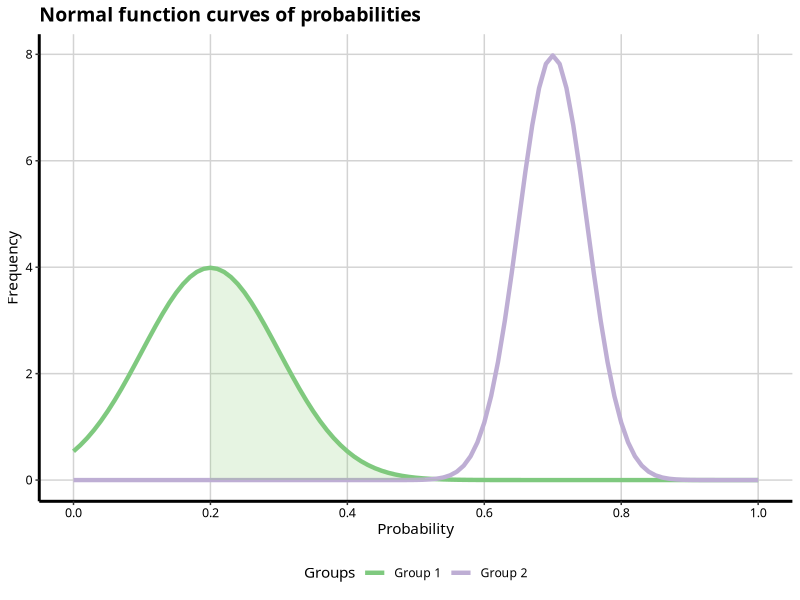
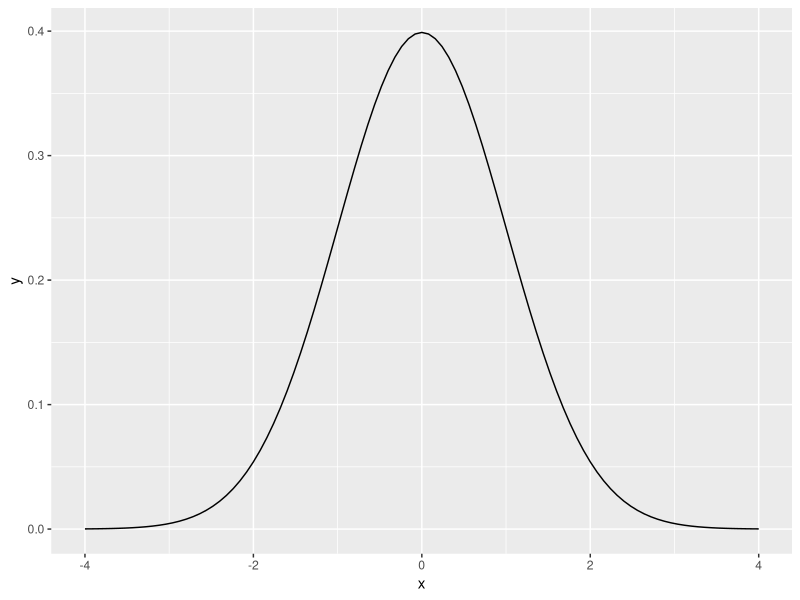
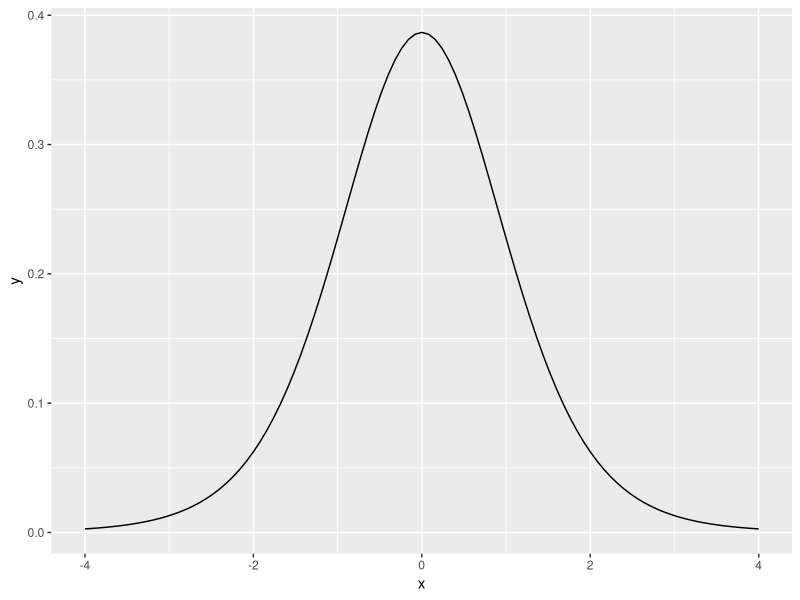
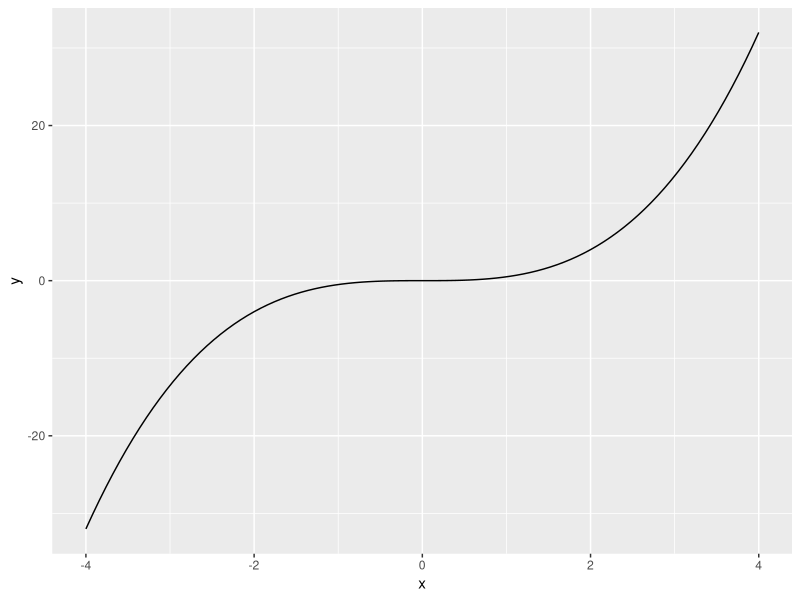
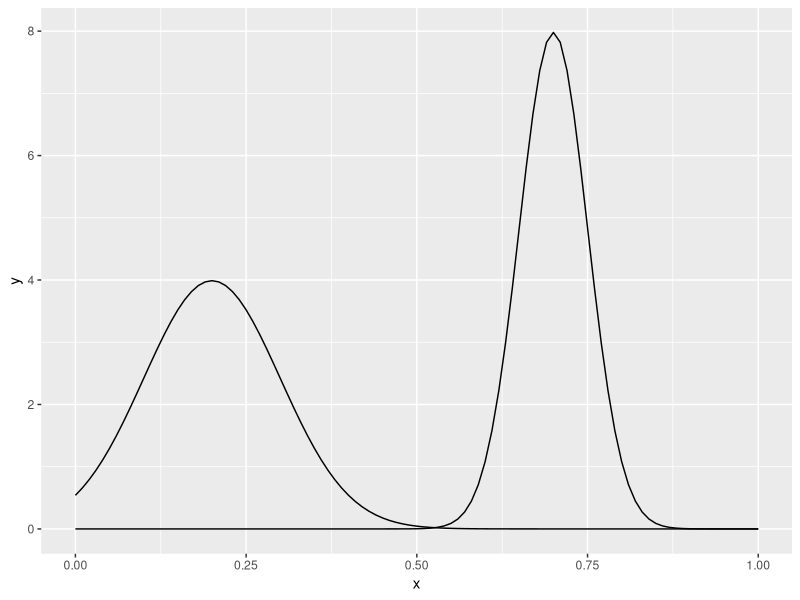
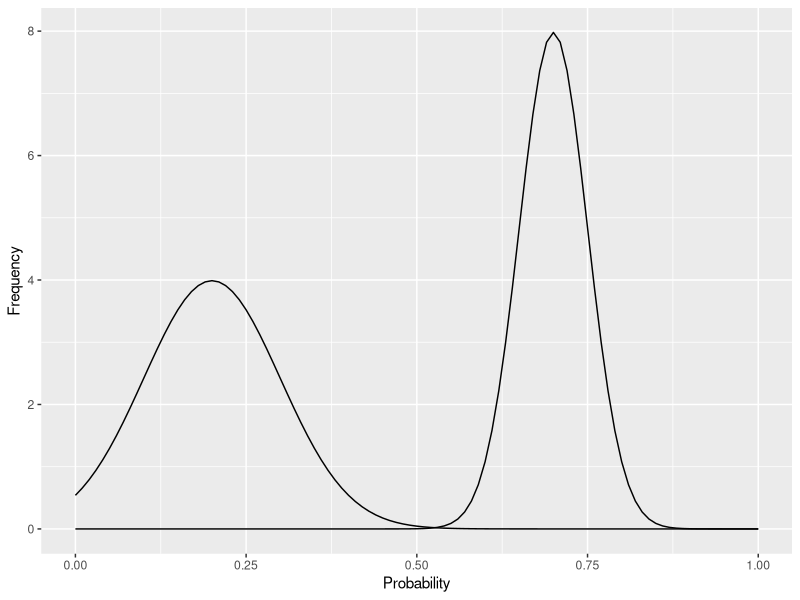
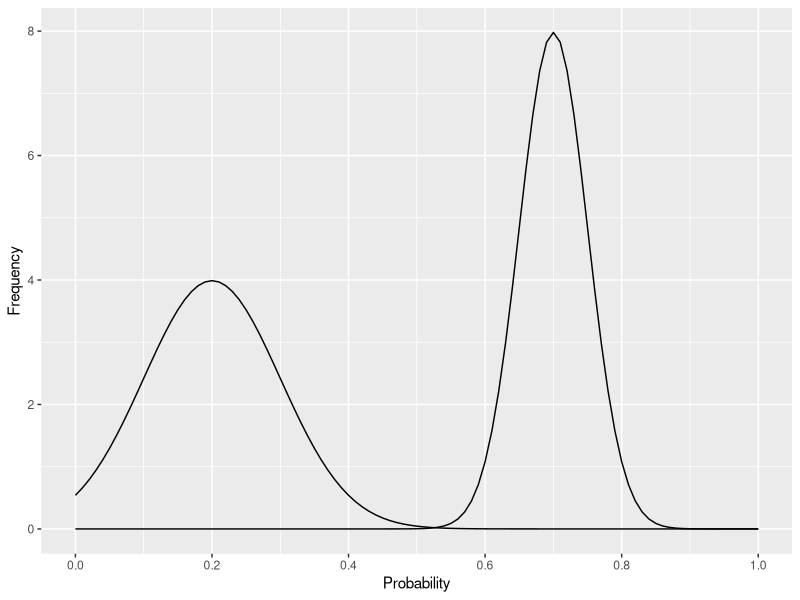
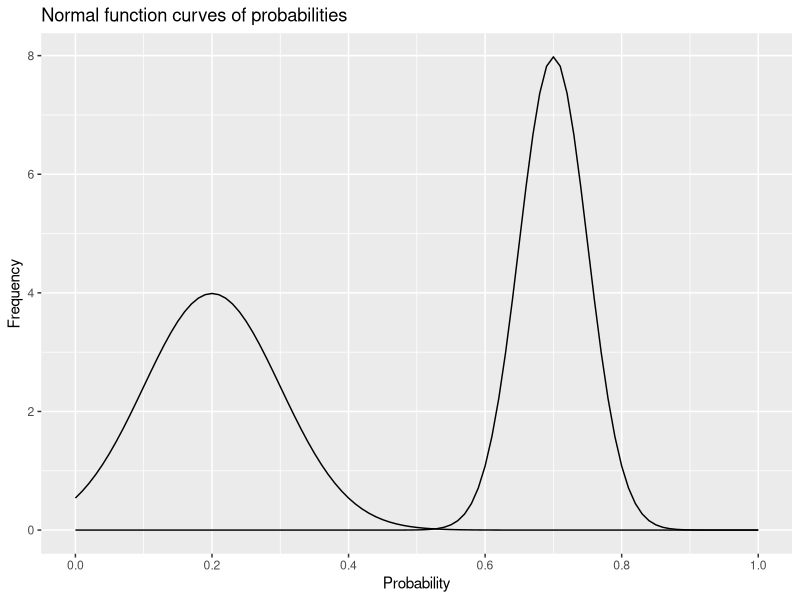

The R script that drew these images, in order:
## ---- chunk 1
knitr::opts_chunk$set(message = F, error = F, warning = F, comment = NA, fig.align = 'center', dpi = 100, fig.width=6, fig.height=5, tidy = F, cache.path = '.cache/', fig.path = 'Histograms/')
## ---- chunk 2
library(ggplot2)
library(grid) 

funcShaded <- function(x) {
    y <- dnorm(x, mean = 0.2, sd = 0.1)
    y[x < 0.2 | x > (0.2 + 4 * 0.1)] <- NA
    return(y)
}

p1 <- ggplot(data.frame(x = c(0, 1)), aes(x = x)) +
        stat_function(fun = dnorm, args = list(0.2, 0.1),
                      aes(colour = "Group 1"), size = 1.5) +
        stat_function(fun = dnorm, args = list(0.7, 0.05),
                      aes(colour = "Group 2"), size = 1.5) +
        stat_function(fun=funcShaded, geom="area", fill="#84CA72", alpha=0.2) +
        scale_x_continuous(name = "Probability",
                              breaks = seq(0, 1, 0.2),
                              limits=c(0, 1)) +
        scale_y_continuous(name = "Frequency") +
        ggtitle("Normal function curves of probabilities") +
        scale_colour_brewer(palette="Accent") +
        labs(colour = "Groups") +
        theme_bw() +
        theme(axis.line = element_line(size=1, colour = "black"), 
              panel.grid.major = element_line(colour = "#d3d3d3"), 
              panel.grid.minor = element_blank(), 
              panel.border = element_blank(), panel.background = element_blank(),
              plot.title = element_text(size = 14, family = "Tahoma", face = "bold"),
              text=element_text(family="Tahoma"), 
              axis.text.x=element_text(colour="black", size = 9), 
              axis.text.y=element_text(colour="black", size = 9),
              legend.position = "bottom") 
p1
## ---- chunk 3
p1 <- ggplot(data.frame(x = c(-4, 4)), aes(x = x)) +
        stat_function(fun = dnorm)
p1
## ---- chunk 4
p1 <- ggplot(data.frame(x = c(-4, 4)), aes(x = x)) +
        stat_function(fun = dt, args = list(df = 8))
p1
## ---- chunk 5
cubeFun <- function(x) {
    x^3 * 0.5
}

p1 <- ggplot(data.frame(x = c(-4, 4)), aes(x = x)) +
        stat_function(fun = cubeFun)
p1
## ---- chunk 6
p1 <- ggplot(data.frame(x = c(0, 1)), aes(x = x)) +
        stat_function(fun = dnorm, args = list(0.2, 0.1)) +
        stat_function(fun = dnorm, args = list(0.7, 0.05))
p1
## ---- chunk 7
p1 <- p1 + scale_x_continuous(name = "Probability") +
        scale_y_continuous(name = "Frequency")
p1
## ---- chunk 8
p1 <- p1 + scale_x_continuous(name = "Probability",
                              breaks = seq(0, 1, 0.2),
                              limits=c(0, 1)) +
        scale_y_continuous(name = "Frequency")
p1
## ---- chunk 9
p1 <- p1 + ggtitle("Normal function curves of probabilities")
p1
## ---- chunk 10
p1 <- ggplot(data.frame(x = c(0, 1)), aes(x = x)) +
        stat_function(fun = dnorm, args = list(0.2, 0.1),
                      colour = "deeppink") +
        stat_function(fun = dnorm, args = list(0.7, 0.05),
                      colour = "dodgerblue3") +
        scale_x_continuous(name = "Probability",
                              breaks = seq(0, 1, 0.2),
                              limits=c(0, 1)) +
        scale_y_continuous(name = "Frequency") +
        ggtitle("Normal function curves of probabilities")
p1
## ---- chunk 11
p1 <- ggplot(data.frame(x = c(0, 1)), aes(x = x)) +
        stat_function(fun = dnorm, args = list(0.2, 0.1),
                      colour = "#4271AE") +
        stat_function(fun = dnorm, args = list(0.7, 0.05),
                      colour = "#1F3552") +
        scale_x_continuous(name = "Probability",
                              breaks = seq(0, 1, 0.2),
                              limits=c(0, 1)) +
        scale_y_continuous(name = "Frequency") +
        ggtitle("Normal function curves of probabilities")
p1
## ---- chunk 12
p1 <- ggplot(data.frame(x = c(0, 1)), aes(x = x)) +
        stat_function(fun = dnorm, args = list(0.2, 0.1),
                      aes(colour = "Group 1")) +
        stat_function(fun = dnorm, args = list(0.7, 0.05),
                      aes(colour = "Group 2")) +
        scale_x_continuous(name = "Probability",
                              breaks = seq(0, 1, 0.2),
                              limits=c(0, 1)) +
        scale_y_continuous(name = "Frequency") +
        ggtitle("Normal function curves of probabilities") +
        scale_colour_manual("Groups", values = c("deeppink", "dodgerblue3"))
p1
## ---- chunk 13
p1 <- ggplot(data.frame(x = c(0, 1)), aes(x = x)) +
        stat_function(fun = dnorm, args = list(0.2, 0.1),
                      aes(colour = "Group 1")) +
        stat_function(fun = dnorm, args = list(0.7, 0.05),
                      aes(colour = "Group 2")) +
        scale_x_continuous(name = "Probability",
                              breaks = seq(0, 1, 0.2),
                              limits=c(0, 1)) +
        scale_y_continuous(name = "Frequency") +
        ggtitle("Normal function curves of probabilities") +
        scale_colour_brewer(palette="Accent") +
        labs(colour = "Groups")
p1
## ---- chunk 14
p1 <- ggplot(data.frame(x = c(0, 1)), aes(x = x)) +
        stat_function(fun = dnorm, args = list(0.2, 0.1),
                      aes(colour = "Group 1"), size = 1.5) +
        stat_function(fun = dnorm, args = list(0.7, 0.05),
                      aes(colour = "Group 2"), size = 1.5) +
        scale_x_continuous(name = "Probability",
                              breaks = seq(0, 1, 0.2),
                              limits=c(0, 1)) +
        scale_y_continuous(name = "Frequency") +
        ggtitle("Normal function curves of probabilities") +
        scale_colour_brewer(palette="Accent") +
        labs(colour = "Groups")
p1
## ---- chunk 15
p1 <- p1 + theme_bw()
p1
## ---- chunk 16
p1 <- ggplot(data.frame(x = c(0, 1)), aes(x = x)) +
        stat_function(fun = dnorm, args = list(0.2, 0.1),
                      aes(colour = "Group 1"), size = 1.5) +
        stat_function(fun = dnorm, args = list(0.7, 0.05),
                      aes(colour = "Group 2"), size = 1.5) +
        scale_x_continuous(name = "Probability",
                              breaks = seq(0, 1, 0.2),
                              limits=c(0, 1)) +
        scale_y_continuous(name = "Frequency") +
        ggtitle("Normal function curves of probabilities") +
        scale_colour_brewer(palette="Set1") +
        labs(colour = "Groups") +
        theme(axis.line = element_line(size=1, colour = "black"), 
              panel.grid.major = element_blank(),
              panel.grid.minor = element_blank(), 
              panel.border = element_blank(), 
              panel.background = element_blank(),
              plot.title=element_text(size = 20, family="xkcd-Regular"), 
              text=element_text(size = 16, family="xkcd-Regular"), 
              axis.text.x=element_text(colour="black", size = 12), 
              axis.text.y=element_text(colour="black", size = 12))
p1
## ---- chunk 17
library(ggthemes)

p1 <- ggplot(data.frame(x = c(0, 1)), aes(x = x)) +
        stat_function(fun = dnorm, args = list(0.2, 0.1),
                      aes(colour = "Group 1"), size = 1.5) +
        stat_function(fun = dnorm, args = list(0.7, 0.05),
                      aes(colour = "Group 2"), size = 1.5) +
        scale_x_continuous(name = "Probability",
                              breaks = seq(0, 1, 0.2),
                              limits=c(0, 1)) +
        scale_y_continuous(name = "Frequency") +
        ggtitle("Normal function curves of probabilities") +
        scale_colour_manual("Groups", values = c("#4271AE", "#1F3552")) +
        theme_economist() +
        theme(legend.position = "bottom", legend.direction = "horizontal",
              legend.box = "horizontal",
              legend.key.size = unit(1, "cm"),
              plot.title = element_text(family="Tahoma"),
              text = element_text(family = "Tahoma"),
              axis.title = element_text(size = 12),
              legend.text = element_text(size = 9),
              legend.title=element_text(face = "bold", size = 9))
p1
## ---- chunk 18
library(grid) 

p1 <- ggplot(data.frame(x = c(0, 1)), aes(x = x)) +
        stat_function(fun = dnorm, args = list(0.2, 0.1),
                      aes(colour = "Group 1"), size = 1.5) +
        stat_function(fun = dnorm, args = list(0.7, 0.05),
                      aes(colour = "Group 2"), size = 1.5) +
        scale_x_continuous(name = "Probability",
                              breaks = seq(0, 1, 0.2),
                              limits=c(0, 1)) +
        scale_y_continuous(name = "Frequency") +
        ggtitle("Normal function curves of probabilities") +
        scale_colour_brewer(palette="Accent") +
        labs(colour = "Groups") +
        theme_bw() +
        theme(axis.line = element_line(size=1, colour = "black"), 
              panel.grid.major = element_line(colour = "#d3d3d3"), 
              panel.grid.minor = element_blank(), 
              panel.border = element_blank(), panel.background = element_blank(),
              plot.title = element_text(size = 14, family = "Tahoma", face = "bold"),
              text=element_text(family="Tahoma"), 
              axis.text.x=element_text(colour="black", size = 9), 
              axis.text.y=element_text(colour="black", size = 9)) 
p1
## ---- chunk 19
funcShaded <- function(x) {
    y <- dnorm(x, mean = 0.2, sd = 0.1)
    y[x < 0.2 | x > (0.2 + 4 * 0.1)] <- NA
    return(y)
}

p1 <- p1 + stat_function(fun=funcShaded, geom="area", fill="#84CA72", alpha=0.2)
p1
## ---- chunk 20
p1 <- ggplot(data.frame(x = c(0, 1)), aes(x = x)) +
        stat_function(fun = dnorm, args = list(0.2, 0.1),
                      aes(colour = "Group 1"), size = 1.5) +
        stat_function(fun = dnorm, args = list(0.7, 0.05),
                      aes(colour = "Group 2"), size = 1.5) +
        stat_function(fun=funcShaded, geom="area", fill="#84CA72", alpha=0.2) +
        scale_x_continuous(name = "Probability",
                              breaks = seq(0, 1, 0.2),
                              limits=c(0, 1)) +
        scale_y_continuous(name = "Frequency") +
        ggtitle("Normal function curves of probabilities") +
        scale_colour_brewer(palette="Accent") +
        labs(colour = "Groups") +
        theme_bw() +
        theme(axis.line = element_line(size=1, colour = "black"), 
              panel.grid.major = element_line(colour = "#d3d3d3"), 
              panel.grid.minor = element_blank(), 
              panel.border = element_blank(), panel.background = element_blank(),
              plot.title = element_text(size = 14, family = "Tahoma", face = "bold"),
              text=element_text(family="Tahoma"), 
              axis.text.x=element_text(colour="black", size = 9), 
              axis.text.y=element_text(colour="black", size = 9),
              legend.position = "bottom") 
p1
